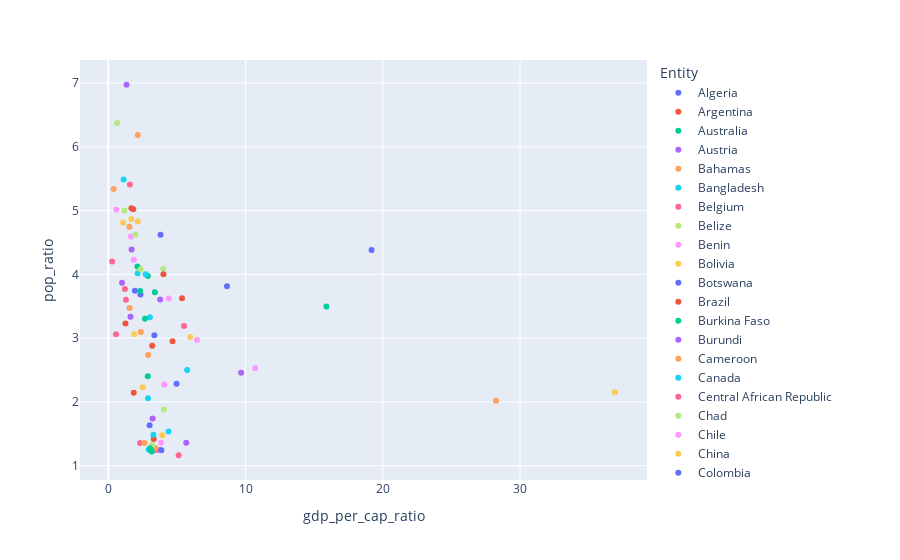

Notebook cell for this chart:
### Code cell
px.scatter(gpd_and_pop.query('Year == 2017'), x='gdp_per_cap_ratio', y='pop_ratio', color='Entity')

### Figure 1 — Plotly figure (JSON) as saved in the notebook; plotly's stock layout.template omitted (floating-point values rounded to 4 significant figures)
{"data": [{"hovertemplate": "Entity=Algeria<br>gdp_per_cap_ratio=%{x}<br>pop_ratio=%{y}<extra></extra>", "legendgroup": "Algeria", "marker": {"color": "#636efa", "symbol": "circle"}, "mode": "markers", "name": "Algeria", "orientation": "v", "showlegend": true, "type": "scatter", "x": [1.942], "xaxis": "x", "y": [3.743], "yaxis": "y"}, {"hovertemplate": "Entity=Argentina<br>gdp_per_cap_ratio=%{x}<br>pop_ratio=%{y}<extra></extra>", "legendgroup": "Argentina", "marker": {"color": "#EF553B", "symbol": "circle"}, "mode": "markers", "name": "Argentina", "orientation": "v", "showlegend": true, "type": "scatter", "x": [1.857], "xaxis": "x", "y": [2.145], "yaxis": "y"}, {"hovertemplate": "Entity=Australia<br>gdp_per_cap_ratio=%{x}<br>pop_ratio=%{y}<extra></extra>", "legendgroup": "Australia", "marker": {"color": "#00cc96", "symbol": "circle"}, "mode": "markers", "name": "Australia", "orientation": "v", "showlegend": true, "type": "scatter", "x": [2.877], "xaxis": "x", "y": [2.4], "yaxis": "y"}, {"hovertemplate": "Entity=Austria<br>gdp_per_cap_ratio=%{x}<br>pop_ratio=%{y}<extra></extra>", "legendgroup": "Austria", "marker": {"color": "#ab63fa", "symbol": "circle"}, "mode": "markers", "name": "Austria", "orientation": "v", "showlegend": true, "type": "scatter", "x": [3.778], "xaxis": "x", "y": [1.247], "yaxis": "y"}, {"hovertemplate": "Entity=Bahamas<br>gdp_per_cap_ratio=%{x}<br>pop_ratio=%{y}<extra></extra>", "legendgroup": "Bahamas", "marker": {"color": "#FFA15A", "symbol": "circle"}, "mode": "markers", "name": "Bahamas", "orientation": "v", "showlegend": true, "type": "scatter", "x": [1.555], "xaxis": "x", "y": [3.473], "yaxis": "y"}, {"hovertemplate": "Entity=Bangladesh<br>gdp_per_cap_ratio=%{x}<br>pop_ratio=%{y}<extra></extra>", "legendgroup": "Bangladesh", "marker": {"color": "#19d3f3", "symbol": "circle"}, "mode": "markers", "name": "Bangladesh", "orientation": "v", "showlegend": true, "type": "scatter", "x": [3.03], "xaxis": "x", "y": [3.326], "yaxis": "y"}, {"hovertemplate": "Entity=Belgium<br>gdp_per_cap_ratio=%{x}<br>pop_ratio=%{y}<extra></extra>", "legendgroup": "Belgium", "marker": {"color": "#FF6692", "symbol": "circle"}, "mode": "markers", "name": "Belgium", "orientation": "v", "showlegend": true, "type": "scatter", "x": [3.483], "xaxis": "x", "y": [1.246], "yaxis": "y"}, {"hovertemplate": "Entity=Belize<br>gdp_per_cap_ratio=%{x}<br>pop_ratio=%{y}<extra></extra>", "legendgroup": "Belize", "marker": {"color": "#B6E880", "symbol": "circle"}, "mode": "markers", "name": "Belize", "orientation": "v", "showlegend": true, "type": "scatter", "x": [4.007], "xaxis": "x", "y": [4.087], "yaxis": "y"}, {"hovertemplate": "Entity=Benin<br>gdp_per_cap_ratio=%{x}<br>pop_ratio=%{y}<extra></extra>", "legendgroup": "Benin", "marker": {"color": "#FF97FF", "symbol": "circle"}, "mode": "markers", "name": "Benin", "orientation": "v", "showlegend": true, "type": "scatter", "x": [1.653], "xaxis": "x", "y": [4.595], "yaxis": "y"}, {"hovertemplate": "Entity=Bolivia<br>gdp_per_cap_ratio=%{x}<br>pop_ratio=%{y}<extra></extra>", "legendgroup": "Bolivia", "marker": {"color": "#FECB52", "symbol": "circle"}, "mode": "markers", "name": "Bolivia", "orientation": "v", "showlegend": true, "type": "scatter", "x": [1.89], "xaxis": "x", "y": [3.061], "yaxis": "y"}, {"hovertemplate": "Entity=Botswana<br>gdp_per_cap_ratio=%{x}<br>pop_ratio=%{y}<extra></extra>", "legendgroup": "Botswana", "marker": {"color": "#636efa", "symbol": "circle"}, "mode": "markers", "name": "Botswana", "orientation": "v", "showlegend": true, "type": "scatter", "x": [19.18], "xaxis": "x", "y": [4.384], "yaxis": "y"}, {"hovertemplate": "Entity=Brazil<br>gdp_per_cap_ratio=%{x}<br>pop_ratio=%{y}<extra></extra>", "legendgroup": "Brazil", "marker": {"color": "#EF553B", "symbol": "circle"}, "mode": "markers", "name": "Brazil", "orientation": "v", "showlegend": true, "type": "scatter", "x": [3.2], "xaxis": "x", "y": [2.879], "yaxis": "y"}, {"hovertemplate": "Entity=Burkina Faso<br>gdp_per_cap_ratio=%{x}<br>pop_ratio=%{y}<extra></extra>", "legendgroup": "Burkina Faso", "marker": {"color": "#00cc96", "symbol": "circle"}, "mode": "markers", "name": "Burkina Faso", "orientation": "v", "showlegend": true, "type": "scatter", "x": [2.883], "xaxis": "x", "y": [3.975], "yaxis": "y"}, {"hovertemplate": "Entity=Burundi<br>gdp_per_cap_ratio=%{x}<br>pop_ratio=%{y}<extra></extra>", "legendgroup": "Burundi", "marker": {"color": "#ab63fa", "symbol": "circle"}, "mode": "markers", "name": "Burundi", "orientation": "v", "showlegend": true, "type": "scatter", "x": [1.0], "xaxis": "x", "y": [3.87], "yaxis": "y"}, {"hovertemplate": "Entity=Cameroon<br>gdp_per_cap_ratio=%{x}<br>pop_ratio=%{y}<extra></extra>", "legendgroup": "Cameroon", "marker": {"color": "#FFA15A", "symbol": "circle"}, "mode": "markers", "name": "Cameroon", "orientation": "v", "showlegend": true, "type": "scatter", "x": [1.539], "xaxis": "x", "y": [4.745], "yaxis": "y"}, {"hovertemplate": "Entity=Canada<br>gdp_per_cap_ratio=%{x}<br>pop_ratio=%{y}<extra></extra>", "legendgroup": "Canada", "marker": {"color": "#19d3f3", "symbol": "circle"}, "mode": "markers", "name": "Canada", "orientation": "v", "showlegend": true, "type": "scatter", "x": [2.893], "xaxis": "x", "y": [2.058], "yaxis": "y"}, {"hovertemplate": "Entity=Central African Republic<br>gdp_per_cap_ratio=%{x}<br>pop_ratio=%{y}<extra></extra>", "legendgroup": "Central African Republic", "marker": {"color": "#FF6692", "symbol": "circle"}, "mode": "markers", "name": "Central African Republic", "orientation": "v", "showlegend": true, "type": "scatter", "x": [0.5637], "xaxis": "x", "y": [3.06], "yaxis": "y"}, {"hovertemplate": "Entity=Chad<br>gdp_per_cap_ratio=%{x}<br>pop_ratio=%{y}<extra></extra>", "legendgroup": "Chad", "marker": {"color": "#B6E880", "symbol": "circle"}, "mode": "markers", "name": "Chad", "orientation": "v", "showlegend": true, "type": "scatter", "x": [1.174], "xaxis": "x", "y": [5.002], "yaxis": "y"}, {"hovertemplate": "Entity=Chile<br>gdp_per_cap_ratio=%{x}<br>pop_ratio=%{y}<extra></extra>", "legendgroup": "Chile", "marker": {"color": "#FF97FF", "symbol": "circle"}, "mode": "markers", "name": "Chile", "orientation": "v", "showlegend": true, "type": "scatter", "x": [4.076], "xaxis": "x", "y": [2.271], "yaxis": "y"}, {"hovertemplate": "Entity=China<br>gdp_per_cap_ratio=%{x}<br>pop_ratio=%{y}<extra></extra>", "legendgroup": "China", "marker": {"color": "#FECB52", "symbol": "circle"}, "mode": "markers", "name": "China", "orientation": "v", "showlegend": true, "type": "scatter", "x": [36.91], "xaxis": "x", "y": [2.152], "yaxis": "y"}, {"hovertemplate": "Entity=Colombia<br>gdp_per_cap_ratio=%{x}<br>pop_ratio=%{y}<extra></extra>", "legendgroup": "Colombia", "marker": {"color": "#636efa", "symbol": "circle"}, "mode": "markers", "name": "Colombia", "orientation": "v", "showlegend": true, "type": "scatter", "x": [3.357], "xaxis": "x", "y": [3.046], "yaxis": "y"}, {"hovertemplate": "Entity=Congo<br>gdp_per_cap_ratio=%{x}<br>pop_ratio=%{y}<extra></extra>", "legendgroup": "Congo", "marker": {"color": "#EF553B", "symbol": "circle"}, "mode": "markers", "name": "Congo", "orientation": "v", "showlegend": true, "type": "scatter", "x": [1.82], "xaxis": "x", "y": [5.021], "yaxis": "y"}, {"hovertemplate": "Entity=Costa Rica<br>gdp_per_cap_ratio=%{x}<br>pop_ratio=%{y}<extra></extra>", "legendgroup": "Costa Rica", "marker": {"color": "#00cc96", "symbol": "circle"}, "mode": "markers", "name": "Costa Rica", "orientation": "v", "showlegend": true, "type": "scatter", "x": [3.392], "xaxis": "x", "y": [3.719], "yaxis": "y"}, {"hovertemplate": "Entity=Cote d'Ivoire<br>gdp_per_cap_ratio=%{x}<br>pop_ratio=%{y}<extra></extra>", "legendgroup": "Cote d'Ivoire", "marker": {"color": "#ab63fa", "symbol": "circle"}, "mode": "markers", "name": "Cote d'Ivoire", "orientation": "v", "showlegend": true, "type": "scatter", "x": [1.326], "xaxis": "x", "y": [6.974], "yaxis": "y"}, {"hovertemplate": "Entity=Democratic Republic of Congo<br>gdp_per_cap_ratio=%{x}<br>pop_ratio=%{y}<extra></extra>", "legendgroup": "Democratic Republic of Congo", "marker": {"color": "#FFA15A", "symbol": "circle"}, "mode": "markers", "name": "Democratic Republic of Congo", "orientation": "v", "showlegend": true, "type": "scatter", "x": [0.3935], "xaxis": "x", "y": [5.338], "yaxis": "y"}, {"hovertemplate": "Entity=Denmark<br>gdp_per_cap_ratio=%{x}<br>pop_ratio=%{y}<extra></extra>", "legendgroup": "Denmark", "marker": {"color": "#19d3f3", "symbol": "circle"}, "mode": "markers", "name": "Denmark", "orientation": "v", "showlegend": true, "type": "scatter", "x": [2.942], "xaxis": "x", "y": [1.251], "yaxis": "y"}, {"hovertemplate": "Entity=Dominican Republic<br>gdp_per_cap_ratio=%{x}<br>pop_ratio=%{y}<extra></extra>", "legendgroup": "Dominican Republic", "marker": {"color": "#FF6692", "symbol": "circle"}, "mode": "markers", "name": "Dominican Republic", "orientation": "v", "showlegend": true, "type": "scatter", "x": [5.521], "xaxis": "x", "y": [3.192], "yaxis": "y"}, {"hovertemplate": "Entity=Ecuador<br>gdp_per_cap_ratio=%{x}<br>pop_ratio=%{y}<extra></extra>", "legendgroup": "Ecuador", "marker": {"color": "#B6E880", "symbol": "circle"}, "mode": "markers", "name": "Ecuador", "orientation": "v", "showlegend": true, "type": "scatter", "x": [2.325], "xaxis": "x", "y": [3.694], "yaxis": "y"}, {"hovertemplate": "Entity=Egypt<br>gdp_per_cap_ratio=%{x}<br>pop_ratio=%{y}<extra></extra>", "legendgroup": "Egypt", "marker": {"color": "#FF97FF", "symbol": "circle"}, "mode": "markers", "name": "Egypt", "orientation": "v", "showlegend": true, "type": "scatter", "x": [4.404], "xaxis": "x", "y": [3.621], "yaxis": "y"}, {"hovertemplate": "Entity=Fiji<br>gdp_per_cap_ratio=%{x}<br>pop_ratio=%{y}<extra></extra>", "legendgroup": "Fiji", "marker": {"color": "#FECB52", "symbol": "circle"}, "mode": "markers", "name": "Fiji", "orientation": "v", "showlegend": true, "type": "scatter", "x": [2.513], "xaxis": "x", "y": [2.232], "yaxis": "y"}, {"hovertemplate": "Entity=Finland<br>gdp_per_cap_ratio=%{x}<br>pop_ratio=%{y}<extra></extra>", "legendgroup": "Finland", "marker": {"color": "#636efa", "symbol": "circle"}, "mode": "markers", "name": "Finland", "orientation": "v", "showlegend": true, "type": "scatter", "x": [3.864], "xaxis": "x", "y": [1.243], "yaxis": "y"}, {"hovertemplate": "Entity=France<br>gdp_per_cap_ratio=%{x}<br>pop_ratio=%{y}<extra></extra>", "legendgroup": "France", "marker": {"color": "#EF553B", "symbol": "circle"}, "mode": "markers", "name": "France", "orientation": "v", "showlegend": true, "type": "scatter", "x": [3.309], "xaxis": "x", "y": [1.42], "yaxis": "y"}, {"hovertemplate": "Entity=Gabon<br>gdp_per_cap_ratio=%{x}<br>pop_ratio=%{y}<extra></extra>", "legendgroup": "Gabon", "marker": {"color": "#00cc96", "symbol": "circle"}, "mode": "markers", "name": "Gabon", "orientation": "v", "showlegend": true, "type": "scatter", "x": [2.123], "xaxis": "x", "y": [4.122], "yaxis": "y"}, {"hovertemplate": "Entity=Ghana<br>gdp_per_cap_ratio=%{x}<br>pop_ratio=%{y}<extra></extra>", "legendgroup": "Ghana", "marker": {"color": "#ab63fa", "symbol": "circle"}, "mode": "markers", "name": "Ghana", "orientation": "v", "showlegend": true, "type": "scatter", "x": [1.701], "xaxis": "x", "y": [4.389], "yaxis": "y"}, {"hovertemplate": "Entity=Greece<br>gdp_per_cap_ratio=%{x}<br>pop_ratio=%{y}<extra></extra>", "legendgroup": "Greece", "marker": {"color": "#FFA15A", "symbol": "circle"}, "mode": "markers", "name": "Greece", "orientation": "v", "showlegend": true, "type": "scatter", "x": [3.434], "xaxis": "x", "y": [1.277], "yaxis": "y"}, {"hovertemplate": "Entity=Guatemala<br>gdp_per_cap_ratio=%{x}<br>pop_ratio=%{y}<extra></extra>", "legendgroup": "Guatemala", "marker": {"color": "#19d3f3", "symbol": "circle"}, "mode": "markers", "name": "Guatemala", "orientation": "v", "showlegend": true, "type": "scatter", "x": [2.137], "xaxis": "x", "y": [4.017], "yaxis": "y"}, {"hovertemplate": "Entity=Guyana<br>gdp_per_cap_ratio=%{x}<br>pop_ratio=%{y}<extra></extra>", "legendgroup": "Guyana", "marker": {"color": "#FF6692", "symbol": "circle"}, "mode": "markers", "name": "Guyana", "orientation": "v", "showlegend": true, "type": "scatter", "x": [2.314], "xaxis": "x", "y": [1.355], "yaxis": "y"}, {"hovertemplate": "Entity=Honduras<br>gdp_per_cap_ratio=%{x}<br>pop_ratio=%{y}<extra></extra>", "legendgroup": "Honduras", "marker": {"color": "#B6E880", "symbol": "circle"}, "mode": "markers", "name": "Honduras", "orientation": "v", "showlegend": true, "type": "scatter", "x": [1.982], "xaxis": "x", "y": [4.624], "yaxis": "y"}, {"hovertemplate": "Entity=India<br>gdp_per_cap_ratio=%{x}<br>pop_ratio=%{y}<extra></extra>", "legendgroup": "India", "marker": {"color": "#FF97FF", "symbol": "circle"}, "mode": "markers", "name": "India", "orientation": "v", "showlegend": true, "type": "scatter", "x": [6.472], "xaxis": "x", "y": [2.971], "yaxis": "y"}, {"hovertemplate": "Entity=Indonesia<br>gdp_per_cap_ratio=%{x}<br>pop_ratio=%{y}<extra></extra>", "legendgroup": "Indonesia", "marker": {"color": "#FECB52", "symbol": "circle"}, "mode": "markers", "name": "Indonesia", "orientation": "v", "showlegend": true, "type": "scatter", "x": [5.968], "xaxis": "x", "y": [3.016], "yaxis": "y"}, {"hovertemplate": "Entity=Iran<br>gdp_per_cap_ratio=%{x}<br>pop_ratio=%{y}<extra></extra>", "legendgroup": "Iran", "marker": {"color": "#636efa", "symbol": "circle"}, "mode": "markers", "name": "Iran", "orientation": "v", "showlegend": true, "type": "scatter", "x": [2.345], "xaxis": "x", "y": [3.683], "yaxis": "y"}, {"hovertemplate": "Entity=Israel<br>gdp_per_cap_ratio=%{x}<br>pop_ratio=%{y}<extra></extra>", "legendgroup": "Israel", "marker": {"color": "#EF553B", "symbol": "circle"}, "mode": "markers", "name": "Israel", "orientation": "v", "showlegend": true, "type": "scatter", "x": [4.018], "xaxis": "x", "y": [4.002], "yaxis": "y"}, {"hovertemplate": "Entity=Italy<br>gdp_per_cap_ratio=%{x}<br>pop_ratio=%{y}<extra></extra>", "legendgroup": "Italy", "marker": {"color": "#00cc96", "symbol": "circle"}, "mode": "markers", "name": "Italy", "orientation": "v", "showlegend": true, "type": "scatter", "x": [3.171], "xaxis": "x", "y": [1.221], "yaxis": "y"}, {"hovertemplate": "Entity=Japan<br>gdp_per_cap_ratio=%{x}<br>pop_ratio=%{y}<extra></extra>", "legendgroup": "Japan", "marker": {"color": "#ab63fa", "symbol": "circle"}, "mode": "markers", "name": "Japan", "orientation": "v", "showlegend": true, "type": "scatter", "x": [5.681], "xaxis": "x", "y": [1.361], "yaxis": "y"}, {"hovertemplate": "Entity=Kenya<br>gdp_per_cap_ratio=%{x}<br>pop_ratio=%{y}<extra></extra>", "legendgroup": "Kenya", "marker": {"color": "#FFA15A", "symbol": "circle"}, "mode": "markers", "name": "Kenya", "orientation": "v", "showlegend": true, "type": "scatter", "x": [2.153], "xaxis": "x", "y": [6.185], "yaxis": "y"}, {"hovertemplate": "Entity=Lesotho<br>gdp_per_cap_ratio=%{x}<br>pop_ratio=%{y}<extra></extra>", "legendgroup": "Lesotho", "marker": {"color": "#19d3f3", "symbol": "circle"}, "mode": "markers", "name": "Lesotho", "orientation": "v", "showlegend": true, "type": "scatter", "x": [5.749], "xaxis": "x", "y": [2.499], "yaxis": "y"}, {"hovertemplate": "Entity=Liberia<br>gdp_per_cap_ratio=%{x}<br>pop_ratio=%{y}<extra></extra>", "legendgroup": "Liberia", "marker": {"color": "#FF6692", "symbol": "circle"}, "mode": "markers", "name": "Liberia", "orientation": "v", "showlegend": true, "type": "scatter", "x": [0.2781], "xaxis": "x", "y": [4.202], "yaxis": "y"}, {"hovertemplate": "Entity=Luxembourg<br>gdp_per_cap_ratio=%{x}<br>pop_ratio=%{y}<extra></extra>", "legendgroup": "Luxembourg", "marker": {"color": "#B6E880", "symbol": "circle"}, "mode": "markers", "name": "Luxembourg", "orientation": "v", "showlegend": true, "type": "scatter", "x": [4.046], "xaxis": "x", "y": [1.879], "yaxis": "y"}, {"hovertemplate": "Entity=Madagascar<br>gdp_per_cap_ratio=%{x}<br>pop_ratio=%{y}<extra></extra>", "legendgroup": "Madagascar", "marker": {"color": "#FF97FF", "symbol": "circle"}, "mode": "markers", "name": "Madagascar", "orientation": "v", "showlegend": true, "type": "scatter", "x": [0.5891], "xaxis": "x", "y": [5.015], "yaxis": "y"}, {"hovertemplate": "Entity=Malawi<br>gdp_per_cap_ratio=%{x}<br>pop_ratio=%{y}<extra></extra>", "legendgroup": "Malawi", "marker": {"color": "#FECB52", "symbol": "circle"}, "mode": "markers", "name": "Malawi", "orientation": "v", "showlegend": true, "type": "scatter", "x": [2.15], "xaxis": "x", "y": [4.828], "yaxis": "y"}, {"hovertemplate": "Entity=Malaysia<br>gdp_per_cap_ratio=%{x}<br>pop_ratio=%{y}<extra></extra>", "legendgroup": "Malaysia", "marker": {"color": "#636efa", "symbol": "circle"}, "mode": "markers", "name": "Malaysia", "orientation": "v", "showlegend": true, "type": "scatter", "x": [8.651], "xaxis": "x", "y": [3.814], "yaxis": "y"}, {"hovertemplate": "Entity=Mauritania<br>gdp_per_cap_ratio=%{x}<br>pop_ratio=%{y}<extra></extra>", "legendgroup": "Mauritania", "marker": {"color": "#EF553B", "symbol": "circle"}, "mode": "markers", "name": "Mauritania", "orientation": "v", "showlegend": true, "type": "scatter", "x": [1.687], "xaxis": "x", "y": [5.039], "yaxis": "y"}, {"hovertemplate": "Entity=Mexico<br>gdp_per_cap_ratio=%{x}<br>pop_ratio=%{y}<extra></extra>", "legendgroup": "Mexico", "marker": {"color": "#00cc96", "symbol": "circle"}, "mode": "markers", "name": "Mexico", "orientation": "v", "showlegend": true, "type": "scatter", "x": [2.675], "xaxis": "x", "y": [3.303], "yaxis": "y"}, {"hovertemplate": "Entity=Myanmar<br>gdp_per_cap_ratio=%{x}<br>pop_ratio=%{y}<extra></extra>", "legendgroup": "Myanmar", "marker": {"color": "#ab63fa", "symbol": "circle"}, "mode": "markers", "name": "Myanmar", "orientation": "v", "showlegend": true, "type": "scatter", "x": [9.677], "xaxis": "x", "y": [2.456], "yaxis": "y"}, {"hovertemplate": "Entity=Nepal<br>gdp_per_cap_ratio=%{x}<br>pop_ratio=%{y}<extra></extra>", "legendgroup": "Nepal", "marker": {"color": "#FFA15A", "symbol": "circle"}, "mode": "markers", "name": "Nepal", "orientation": "v", "showlegend": true, "type": "scatter", "x": [2.904], "xaxis": "x", "y": [2.735], "yaxis": "y"}, {"hovertemplate": "Entity=Netherlands<br>gdp_per_cap_ratio=%{x}<br>pop_ratio=%{y}<extra></extra>", "legendgroup": "Netherlands", "marker": {"color": "#19d3f3", "symbol": "circle"}, "mode": "markers", "name": "Netherlands", "orientation": "v", "showlegend": true, "type": "scatter", "x": [3.288], "xaxis": "x", "y": [1.487], "yaxis": "y"}, {"hovertemplate": "Entity=Nicaragua<br>gdp_per_cap_ratio=%{x}<br>pop_ratio=%{y}<extra></extra>", "legendgroup": "Nicaragua", "marker": {"color": "#FF6692", "symbol": "circle"}, "mode": "markers", "name": "Nicaragua", "orientation": "v", "showlegend": true, "type": "scatter", "x": [1.284], "xaxis": "x", "y": [3.601], "yaxis": "y"}, {"hovertemplate": "Entity=Niger<br>gdp_per_cap_ratio=%{x}<br>pop_ratio=%{y}<extra></extra>", "legendgroup": "Niger", "marker": {"color": "#B6E880", "symbol": "circle"}, "mode": "markers", "name": "Niger", "orientation": "v", "showlegend": true, "type": "scatter", "x": [0.643], "xaxis": "x", "y": [6.374], "yaxis": "y"}, {"hovertemplate": "Entity=Nigeria<br>gdp_per_cap_ratio=%{x}<br>pop_ratio=%{y}<extra></extra>", "legendgroup": "Nigeria", "marker": {"color": "#FF97FF", "symbol": "circle"}, "mode": "markers", "name": "Nigeria", "orientation": "v", "showlegend": true, "type": "scatter", "x": [1.856], "xaxis": "x", "y": [4.229], "yaxis": "y"}, {"hovertemplate": "Entity=Norway<br>gdp_per_cap_ratio=%{x}<br>pop_ratio=%{y}<extra></extra>", "legendgroup": "Norway", "marker": {"color": "#FECB52", "symbol": "circle"}, "mode": "markers", "name": "Norway", "orientation": "v", "showlegend": true, "type": "scatter", "x": [3.926], "xaxis": "x", "y": [1.478], "yaxis": "y"}, {"hovertemplate": "Entity=Pakistan<br>gdp_per_cap_ratio=%{x}<br>pop_ratio=%{y}<extra></extra>", "legendgroup": "Pakistan", "marker": {"color": "#636efa", "symbol": "circle"}, "mode": "markers", "name": "Pakistan", "orientation": "v", "showlegend": true, "type": "scatter", "x": [3.809], "xaxis": "x", "y": [4.621], "yaxis": "y"}, {"hovertemplate": "Entity=Panama<br>gdp_per_cap_ratio=%{x}<br>pop_ratio=%{y}<extra></extra>", "legendgroup": "Panama", "marker": {"color": "#EF553B", "symbol": "circle"}, "mode": "markers", "name": "Panama", "orientation": "v", "showlegend": true, "type": "scatter", "x": [5.371], "xaxis": "x", "y": [3.625], "yaxis": "y"}, {"hovertemplate": "Entity=Papua New Guinea<br>gdp_per_cap_ratio=%{x}<br>pop_ratio=%{y}<extra></extra>", "legendgroup": "Papua New Guinea", "marker": {"color": "#00cc96", "symbol": "circle"}, "mode": "markers", "name": "Papua New Guinea", "orientation": "v", "showlegend": true, "type": "scatter", "x": [2.32], "xaxis": "x", "y": [3.74], "yaxis": "y"}, {"hovertemplate": "Entity=Paraguay<br>gdp_per_cap_ratio=%{x}<br>pop_ratio=%{y}<extra></extra>", "legendgroup": "Paraguay", "marker": {"color": "#ab63fa", "symbol": "circle"}, "mode": "markers", "name": "Paraguay", "orientation": "v", "showlegend": true, "type": "scatter", "x": [3.78], "xaxis": "x", "y": [3.607], "yaxis": "y"}, {"hovertemplate": "Entity=Peru<br>gdp_per_cap_ratio=%{x}<br>pop_ratio=%{y}<extra></extra>", "legendgroup": "Peru", "marker": {"color": "#FFA15A", "symbol": "circle"}, "mode": "markers", "name": "Peru", "orientation": "v", "showlegend": true, "type": "scatter", "x": [2.374], "xaxis": "x", "y": [3.096], "yaxis": "y"}, {"hovertemplate": "Entity=Philippines<br>gdp_per_cap_ratio=%{x}<br>pop_ratio=%{y}<extra></extra>", "legendgroup": "Philippines", "marker": {"color": "#19d3f3", "symbol": "circle"}, "mode": "markers", "name": "Philippines", "orientation": "v", "showlegend": true, "type": "scatter", "x": [2.722], "xaxis": "x", "y": [4.004], "yaxis": "y"}, {"hovertemplate": "Entity=Portugal<br>gdp_per_cap_ratio=%{x}<br>pop_ratio=%{y}<extra></extra>", "legendgroup": "Portugal", "marker": {"color": "#FF6692", "symbol": "circle"}, "mode": "markers", "name": "Portugal", "orientation": "v", "showlegend": true, "type": "scatter", "x": [5.125], "xaxis": "x", "y": [1.163], "yaxis": "y"}, {"hovertemplate": "Entity=Rwanda<br>gdp_per_cap_ratio=%{x}<br>pop_ratio=%{y}<extra></extra>", "legendgroup": "Rwanda", "marker": {"color": "#B6E880", "symbol": "circle"}, "mode": "markers", "name": "Rwanda", "orientation": "v", "showlegend": true, "type": "scatter", "x": [2.354], "xaxis": "x", "y": [4.081], "yaxis": "y"}, {"hovertemplate": "Entity=Saint Vincent and the Grenadines<br>gdp_per_cap_ratio=%{x}<br>pop_ratio=%{y}<extra></extra>", "legendgroup": "Saint Vincent and the Grenadines", "marker": {"color": "#FF97FF", "symbol": "circle"}, "mode": "markers", "name": "Saint Vincent and the Grenadines", "orientation": "v", "showlegend": true, "type": "scatter", "x": [3.846], "xaxis": "x", "y": [1.358], "yaxis": "y"}, {"hovertemplate": "Entity=Senegal<br>gdp_per_cap_ratio=%{x}<br>pop_ratio=%{y}<extra></extra>", "legendgroup": "Senegal", "marker": {"color": "#FECB52", "symbol": "circle"}, "mode": "markers", "name": "Senegal", "orientation": "v", "showlegend": true, "type": "scatter", "x": [1.079], "xaxis": "x", "y": [4.808], "yaxis": "y"}, {"hovertemplate": "Entity=Seychelles<br>gdp_per_cap_ratio=%{x}<br>pop_ratio=%{y}<extra></extra>", "legendgroup": "Seychelles", "marker": {"color": "#636efa", "symbol": "circle"}, "mode": "markers", "name": "Seychelles", "orientation": "v", "showlegend": true, "type": "scatter", "x": [4.974], "xaxis": "x", "y": [2.286], "yaxis": "y"}, {"hovertemplate": "Entity=Sierra Leone<br>gdp_per_cap_ratio=%{x}<br>pop_ratio=%{y}<extra></extra>", "legendgroup": "Sierra Leone", "marker": {"color": "#EF553B", "symbol": "circle"}, "mode": "markers", "name": "Sierra Leone", "orientation": "v", "showlegend": true, "type": "scatter", "x": [1.252], "xaxis": "x", "y": [3.23], "yaxis": "y"}, {"hovertemplate": "Entity=Singapore<br>gdp_per_cap_ratio=%{x}<br>pop_ratio=%{y}<extra></extra>", "legendgroup": "Singapore", "marker": {"color": "#00cc96", "symbol": "circle"}, "mode": "markers", "name": "Singapore", "orientation": "v", "showlegend": true, "type": "scatter", "x": [15.89], "xaxis": "x", "y": [3.495], "yaxis": "y"}, {"hovertemplate": "Entity=South Africa<br>gdp_per_cap_ratio=%{x}<br>pop_ratio=%{y}<extra></extra>", "legendgroup": "South Africa", "marker": {"color": "#ab63fa", "symbol": "circle"}, "mode": "markers", "name": "South Africa", "orientation": "v", "showlegend": true, "type": "scatter", "x": [1.62], "xaxis": "x", "y": [3.334], "yaxis": "y"}, {"hovertemplate": "Entity=South Korea<br>gdp_per_cap_ratio=%{x}<br>pop_ratio=%{y}<extra></extra>", "legendgroup": "South Korea", "marker": {"color": "#FFA15A", "symbol": "circle"}, "mode": "markers", "name": "South Korea", "orientation": "v", "showlegend": true, "type": "scatter", "x": [28.25], "xaxis": "x", "y": [2.017], "yaxis": "y"}, {"hovertemplate": "Entity=Spain<br>gdp_per_cap_ratio=%{x}<br>pop_ratio=%{y}<extra></extra>", "legendgroup": "Spain", "marker": {"color": "#19d3f3", "symbol": "circle"}, "mode": "markers", "name": "Spain", "orientation": "v", "showlegend": true, "type": "scatter", "x": [4.388], "xaxis": "x", "y": [1.534], "yaxis": "y"}, {"hovertemplate": "Entity=Sudan<br>gdp_per_cap_ratio=%{x}<br>pop_ratio=%{y}<extra></extra>", "legendgroup": "Sudan", "marker": {"color": "#FF6692", "symbol": "circle"}, "mode": "markers", "name": "Sudan", "orientation": "v", "showlegend": true, "type": "scatter", "x": [1.575], "xaxis": "x", "y": [5.41], "yaxis": "y"}, {"hovertemplate": "Entity=Sweden<br>gdp_per_cap_ratio=%{x}<br>pop_ratio=%{y}<extra></extra>", "legendgroup": "Sweden", "marker": {"color": "#B6E880", "symbol": "circle"}, "mode": "markers", "name": "Sweden", "orientation": "v", "showlegend": true, "type": "scatter", "x": [3.189], "xaxis": "x", "y": [1.324], "yaxis": "y"}, {"hovertemplate": "Entity=Thailand<br>gdp_per_cap_ratio=%{x}<br>pop_ratio=%{y}<extra></extra>", "legendgroup": "Thailand", "marker": {"color": "#FF97FF", "symbol": "circle"}, "mode": "markers", "name": "Thailand", "orientation": "v", "showlegend": true, "type": "scatter", "x": [10.7], "xaxis": "x", "y": [2.526], "yaxis": "y"}, {"hovertemplate": "Entity=Togo<br>gdp_per_cap_ratio=%{x}<br>pop_ratio=%{y}<extra></extra>", "legendgroup": "Togo", "marker": {"color": "#FECB52", "symbol": "circle"}, "mode": "markers", "name": "Togo", "orientation": "v", "showlegend": true, "type": "scatter", "x": [1.676], "xaxis": "x", "y": [4.869], "yaxis": "y"}, {"hovertemplate": "Entity=Trinidad and Tobago<br>gdp_per_cap_ratio=%{x}<br>pop_ratio=%{y}<extra></extra>", "legendgroup": "Trinidad and Tobago", "marker": {"color": "#636efa", "symbol": "circle"}, "mode": "markers", "name": "Trinidad and Tobago", "orientation": "v", "showlegend": true, "type": "scatter", "x": [3.012], "xaxis": "x", "y": [1.632], "yaxis": "y"}, {"hovertemplate": "Entity=Turkey<br>gdp_per_cap_ratio=%{x}<br>pop_ratio=%{y}<extra></extra>", "legendgroup": "Turkey", "marker": {"color": "#EF553B", "symbol": "circle"}, "mode": "markers", "name": "Turkey", "orientation": "v", "showlegend": true, "type": "scatter", "x": [4.682], "xaxis": "x", "y": [2.953], "yaxis": "y"}, {"hovertemplate": "Entity=United Kingdom<br>gdp_per_cap_ratio=%{x}<br>pop_ratio=%{y}<extra></extra>", "legendgroup": "United Kingdom", "marker": {"color": "#00cc96", "symbol": "circle"}, "mode": "markers", "name": "United Kingdom", "orientation": "v", "showlegend": true, "type": "scatter", "x": [3.04], "xaxis": "x", "y": [1.274], "yaxis": "y"}, {"hovertemplate": "Entity=United States<br>gdp_per_cap_ratio=%{x}<br>pop_ratio=%{y}<extra></extra>", "legendgroup": "United States", "marker": {"color": "#ab63fa", "symbol": "circle"}, "mode": "markers", "name": "United States", "orientation": "v", "showlegend": true, "type": "scatter", "x": [3.229], "xaxis": "x", "y": [1.741], "yaxis": "y"}, {"hovertemplate": "Entity=Uruguay<br>gdp_per_cap_ratio=%{x}<br>pop_ratio=%{y}<extra></extra>", "legendgroup": "Uruguay", "marker": {"color": "#FFA15A", "symbol": "circle"}, "mode": "markers", "name": "Uruguay", "orientation": "v", "showlegend": true, "type": "scatter", "x": [2.639], "xaxis": "x", "y": [1.354], "yaxis": "y"}, {"hovertemplate": "Entity=Zambia<br>gdp_per_cap_ratio=%{x}<br>pop_ratio=%{y}<extra></extra>", "legendgroup": "Zambia", "marker": {"color": "#19d3f3", "symbol": "circle"}, "mode": "markers", "name": "Zambia", "orientation": "v", "showlegend": true, "type": "scatter", "x": [1.116], "xaxis": "x", "y": [5.488], "yaxis": "y"}, {"hovertemplate": "Entity=Zimbabwe<br>gdp_per_cap_ratio=%{x}<br>pop_ratio=%{y}<extra></extra>", "legendgroup": "Zimbabwe", "marker": {"color": "#FF6692", "symbol": "circle"}, "mode": "markers", "name": "Zimbabwe", "orientation": "v", "showlegend": true, "type": "scatter", "x": [1.209], "xaxis": "x", "y": [3.769], "yaxis": "y"}], "layout": {"legend": {"title": {"text": "Entity"}, "tracegroupgap": 0}, "margin": {"t": 60}, "xaxis": {"anchor": "y", "domain": [0, 1], "title": {"text": "gdp_per_cap_ratio"}}, "yaxis": {"anchor": "x", "domain": [0, 1], "title": {"text": "pop_ratio"}}}}
